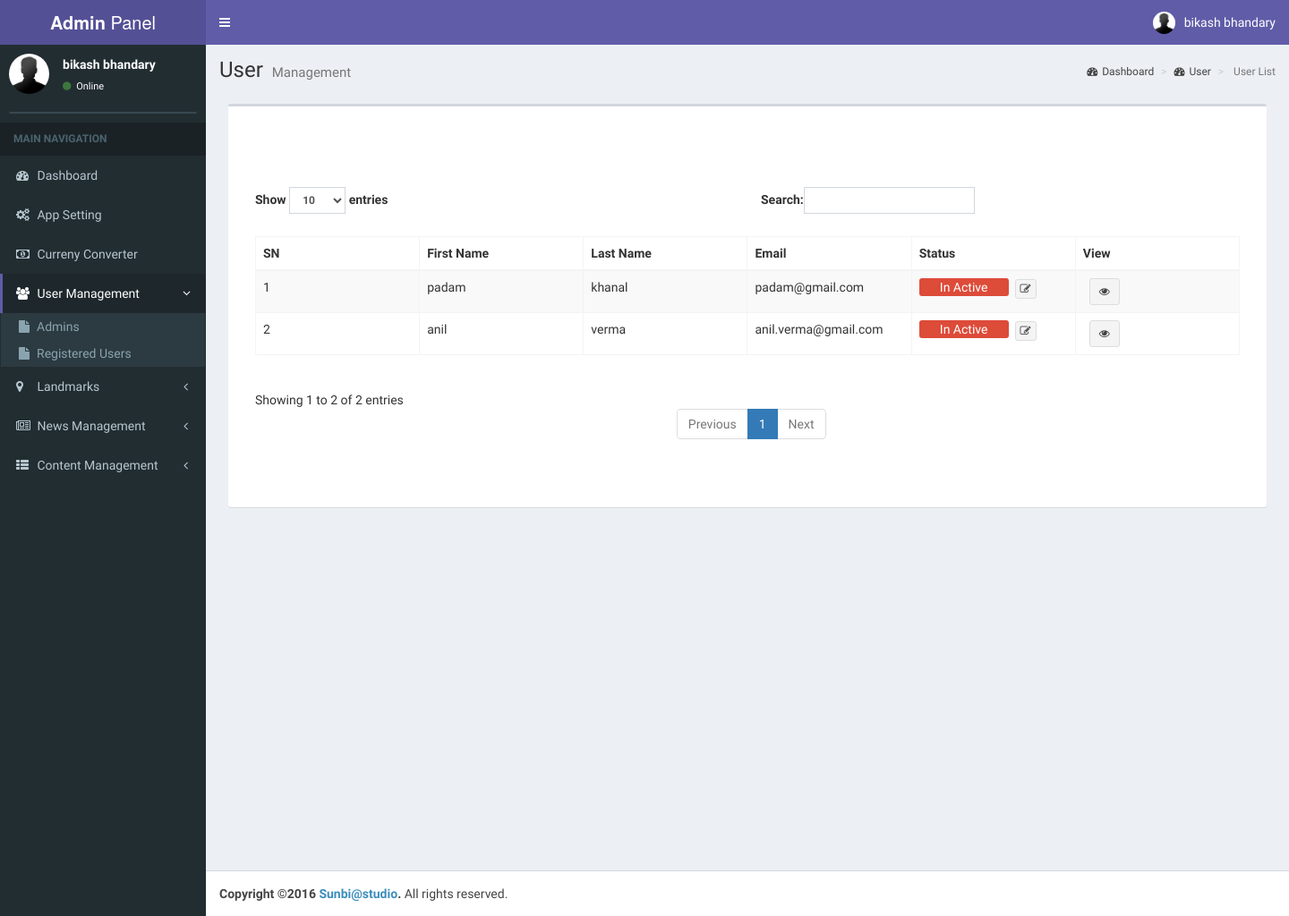
Before: /admin/user (signed in) with the older database file.
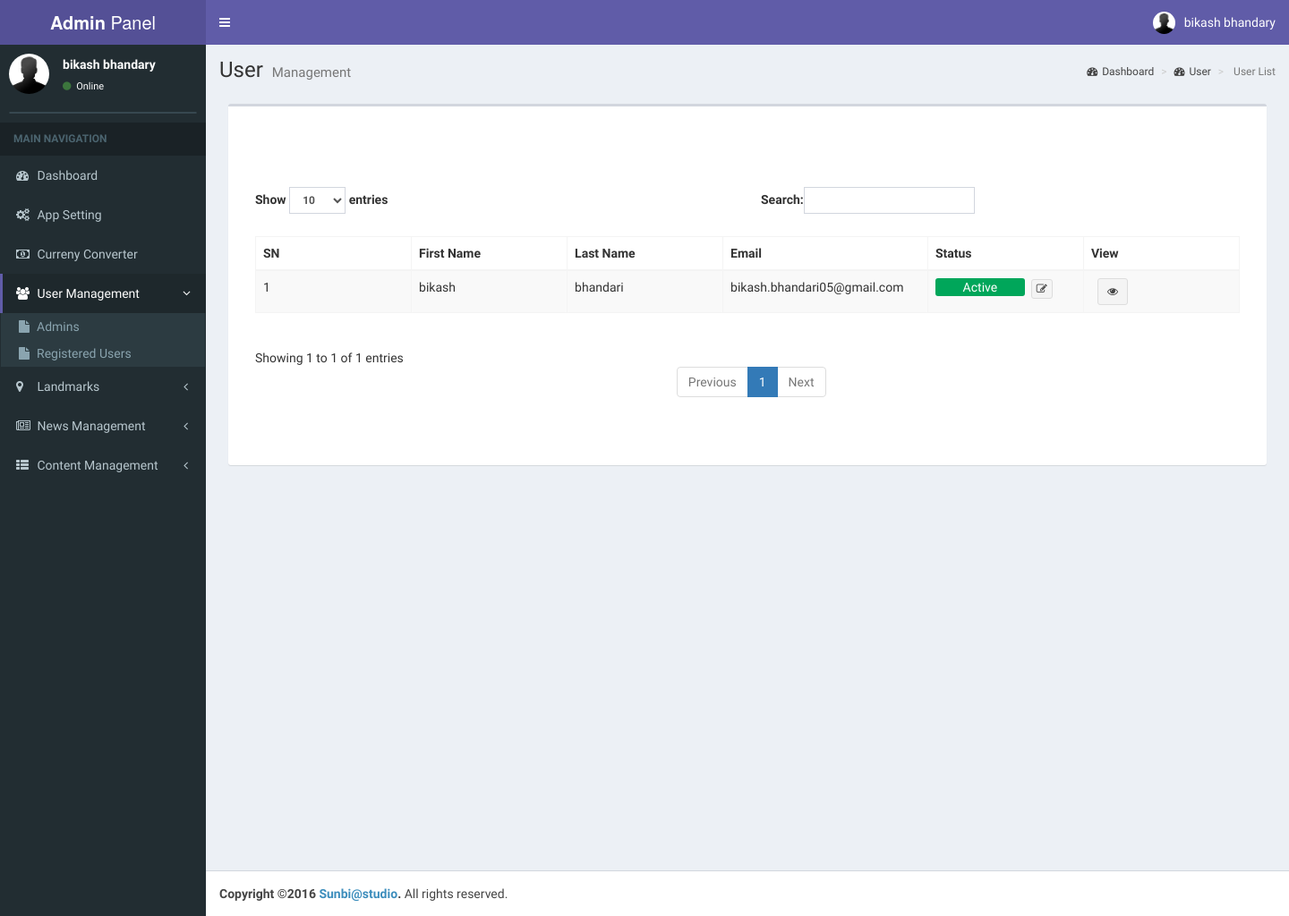
After: the same page with the newer database file.
### tables this page shows
CREATE TABLE `default_users` (
  `id` int(11) NOT NULL,
  `first_name` varchar(50) NOT NULL,
  `middle_name` varchar(50) NOT NULL,
  `last_name` varchar(50) NOT NULL,
  `username` varchar(255) NOT NULL,
  `email` varchar(100) NOT NULL,
  `password` varchar(255) NOT NULL,
  `ip_address` varchar(50) NOT NULL,
  `password_reset_code` varchar(200) NOT NULL,
  `status` enum('0','1') NOT NULL,
  `last_login` datetime NOT NULL,
  `email_varified_link` varchar(255) NOT NULL,
  `is_varified` enum('0','1') NOT NULL,
  `photo` blob NOT NULL,
  `created_at` datetime NOT NULL,
  `updated_at` datetime NOT NULL
);

### application/libraries/Template.php (called while the page is built, shortened)
<?php
class Template {
    var $template_data = array();
    function set($name, $value)
    {
        $this->template_data[$name] = $value;
    }
    function load($template = '', $view = '', $view_data = array(), $return = FALSE)
     {
        $this->CI = & get_instance();
        $this->set('head', $this->CI->load->view('templates/head', $view_data, TRUE));
        $this->set('header', $this->CI->load->view('templates/header', $view_data, TRUE));
        $this->set('left_nav', $this->CI->load->view('templates/left_nav', $view_data, TRUE));
        $this->set('content', $this->CI->load->view($view, $view_data, TRUE));
        $this->set('footer', $this->CI->load->view('templates/footer', $view_data, TRUE));
        $this->set('slide_left_content', $this->CI->load->view('templates/slide_left_content', $view_data, TRUE));
        return $this->CI->load->view($template, $this->template_data, $return);
    }
}

### application/modules/admin/controllers/User.php (called while the page is built, shortened)
<?php
class User extends CI_Controller
{
	private $module='User Management';
    private $title='Users Manage';
    private $nav = 'users';
	public function index()
	{
		$data['nav']=$this->nav;
        $data['title']=$this->title;
        $data['table_name']='<strong>Users</strong> List';
        $data['button_action']='admin/user/create';
        $data['button']='Add News';
        $data['breadcrumb']=array('Dashboard'=>'Dashboard',$this->module=>'User',' User List'=>'');
        $data['view']=base_url().'admin/user/view/';
        $data['delete']=base_url().'admin/user/delete/';
        $data['fields']=array('SN','First Name','Last Name','Email','Status','View');
        $records=$this->user_model->getAllUsers();
        if(FALSE!=$records):
            $records=check_status($records);
        endif;
        $data['datas']=$records;
        $this->template->load('template','view_users',$data);
	}
}

### index.php (called while the page is built, shortened)
<?php
require_once BASEPATH.'core/CodeIgniter.php';

### application/modules/admin/models/User_model.php (called while the page is built, shortened)
<?php
class User_model extends CI_Model
{
	public function getAllUsers()
	{
		$query=$this->db->select('id,first_name,last_name,email,status')
		->from('users')
		->order_by('created_at','DESC')
		->get();
        $result=$query->result();
		return (isset($result) && !empty($result))? $result:array();
	}
}

### application/modules/admin/views/view_users.php (the view, shortened to what this page needs)
<div class="content-wrapper">
  <section class="content-header">
    <h1>
      User
      <small>Management</small>
    </h1>
    <ol class="breadcrumb">
    <?php foreach($breadcrumb as $key => $value):?>
      <?php if($value==''):   ?>
         <li class="active"><?= ucfirst($key) ?></li>
       <?php else:  ?>
      <li><a href="<?php echo base_url();?>admin/<?php echo $value; ?>"><i class="fa fa-dashboard"></i><?= $value ?></a></li>
    <?php endif; ?>
    <?php endforeach; ?>
    </ol>
  </section>
  <section class="content">
    <div class="row">
      <div class="col-xs-12">
        <div class="box">
          <div class="box-header">
          </div>
          <div class="box-body">
            <br/>
            <div id="example1_wrapper" class="dataTables_wrapper form-inline dt-bootstrap">
            <div class="row"></div><div class="row"><div class="col-sm-12">
            <table id="example1" class="table table-bordered table-striped dataTable" role="grid" aria-describedby="example1_info">
              <thead>
                <tr role="row">
                <?php foreach ($fields as $field)
                 {
                  echo '<th class="sorting_asc" tabindex="0" aria-controls="example1" rowspan="1" colspan="1" aria-sort="ascending" aria-label="Rendering engine: activate to sort column descending" style="width: 177px;">'.$field.'</th>';
                 }
                  ?>
                </tr>
              </thead>
              <tbody>
                <?php $i=1; foreach($datas as $data):  ?>
                 <tr role="row" class="odd">
                 <td class="sorting_1"><?= $i++; ?></td>
                 <td><?= $data->first_name; ?></td>
                  <td><?=  $data->last_name;?></td>
                  <td><?=  $data->email;?></td>
                  <?php if($data->status=='In Active'){?>
                  <td><span class="bg-red" style="text-align:center;width:100px; display:inline-block;border-radius: 3px"><?= $data->status;?></span> &nbsp;<a onclick="return confirm('Do you want to activate this account?')" href="<?php echo base_url();?>admin/user/activate/<?= $data->id; ?>" class="btn btn-default btn-xs"><i class="fa fa-pencil-square-o" aria-hidden="true"></i></a></td>
                   <?php } else if($data->status=='Active') { ?>
                   <td><span class="bg-green" style="text-align:center;width:100px; display:inline-block;border-radius: 3px"><?= $data->status;?></span> &nbsp;<a onclick="return confirm('Do you want to deactivate this account?')" href="<?php echo base_url();?>admin/user/deactivate/<?= $data->id; ?>" class="btn btn-default btn-xs"><i class="fa fa-pencil-square-o" aria-hidden="true"></i></a></td>
                   <?php } ?>
                  <td>
               &nbsp; <a href="javascript:void()" class="btn btn-default btn-sm user_detail" title="View Details" data-id="<?php echo $data->id; ?>"><i class="fa fa-eye"></i></a>
                 </td>
               </tr>
               <?php endforeach; ?>
             </tbody>
            </table>
            </div>
            </div>
            <div class="row"><div class="col-sm-7"><div class="dataTables_paginate paging_simple_numbers" id="example1_paginate"></div></div>
            </div>
            </div>
          </div>
        </div>
      </div>
    </div>
  </section>
</div>

### application/third_party/MX/Loader.php (shortened to what this page needs)
<?php (defined('BASEPATH')) OR exit('No direct script access allowed');
class MX_Loader extends CI_Loader
{
	protected $_module;
	public $_ci_cached_vars = array();
	public function initialize($controller = NULL)
	{
		$this->_module = CI::$APP->router->fetch_module();
	}
	public function database($params = '', $return = FALSE, $query_builder = NULL)
	{
		CI::$APP->db = DB($params, $query_builder);
		return $this;
	}
	public function language($langfile, $idiom = '', $return = FALSE, $add_suffix = TRUE, $alt_path = '')
	{
		CI::$APP->lang->load($langfile, $idiom, $return, $add_suffix, $alt_path, $this->_module);
		return $this;
	}
	public function model($model, $object_name = NULL, $connect = FALSE)
	{
		if (is_array($model)) return $this->models($model);
		($_alias = $object_name) OR $_alias = basename($model);
		list($path, $_model) = Modules::find(strtolower($model), $this->_module, 'models/');
		if ($path == FALSE)
		{
			parent::model($model, $object_name, $connect);
		}
		else
		{
			CI::$APP->$_alias = new $model();
		}
		return $this;
	}
	public function models($models)
	{
		return $this;
	}
	public function view($view, $vars = array(), $return = FALSE)
	{
		list($path, $_view) = Modules::find($view, $this->_module, 'views/');
		if ($path != FALSE)
		{
			$this->_ci_view_paths = array($path => TRUE) + $this->_ci_view_paths;
			$view = $_view;
		}
		return $this->_ci_load(array('_ci_view' => $view, '_ci_vars' => $this->_ci_object_to_array($vars), '_ci_return' => $return));
	}
	public function __get($class)
	{
		return (isset($this->controller)) ? $this->controller->$class : CI::$APP->$class;
	}
	public function _ci_load($_ci_data)
	{
		extract($_ci_data);
		if (isset($_ci_view))
		{
			$_ci_path = '';
			$_ci_file = (pathinfo($_ci_view, PATHINFO_EXTENSION)) ? $_ci_view : $_ci_view.EXT;
			foreach ($this->_ci_view_paths as $path => $cascade)
			{
				if (file_exists($view = $path.$_ci_file))
				{
					$_ci_path = $view;
					break;
				}
			}
		}
		elseif (isset($_ci_path))
		{
			$_ci_file = basename($_ci_path);
			if( ! file_exists($_ci_path)) $_ci_path = '';
		}
		if (isset($_ci_vars))
			$this->_ci_cached_vars = array_merge($this->_ci_cached_vars, (array) $_ci_vars);
		extract($this->_ci_cached_vars);
		if ((bool) @ini_get('short_open_tag') === FALSE && CI::$APP->config->item('rewrite_short_tags') == TRUE)
		{
			echo eval('?>'.preg_replace("/;*\s*\?>/", "; ?>", str_replace('<?=', '<?php echo ', file_get_contents($_ci_path))));
		}
		else
		{
			include($_ci_path);
		}
		if ($_ci_return == TRUE) return ob_get_clean();
		if (ob_get_level() > $this->_ci_ob_level + 1)
		{
			ob_end_flush();
		}
		else
		{
			CI::$APP->output->append_output(ob_get_clean());
		}
	}
}

### application/modules/admin/views/templates/head.php (shortened to what this page needs)
<!DOCTYPE html>
<html>
  <head>
    <link rel="stylesheet" href="<?php echo base_url();?>assets/bootstrap/css/bootstrap.min.css">
    <link rel="stylesheet" href="https://maxcdn.bootstrapcdn.com/font-awesome/4.4.0/css/font-awesome.min.css">
    <link rel="stylesheet" href="<?php echo base_url();?>assets/font-awesome/css/font-awesome.min.css">
    <link rel="stylesheet" href="https://code.ionicframework.com/ionicons/2.0.1/css/ionicons.min.css">
    <link rel="stylesheet" href="<?php echo base_url();?>assets/dist/css/AdminLTE.min.css">
    <link rel="stylesheet" href="<?php echo base_url();?>assets/plugins/select2/select2.css">
       <link rel="stylesheet" href="<?php echo base_url();?>assets/plugins/iCheck/all.css">
    <link rel="stylesheet" href="<?php echo base_url();?>assets/dist/css/skins/_all-skins.min.css">
    <link rel="stylesheet" href="<?php echo base_url();?>assets/plugins/iCheck/flat/blue.css">
    <link rel="stylesheet" href="<?php echo base_url();?>assets/plugins/morris/morris.css">
    <link rel="stylesheet" href="<?php echo base_url();?>assets/plugins/jvectormap/jquery-jvectormap-1.2.2.css">
    <link rel="stylesheet" href="<?php echo base_url();?>assets/plugins/datepicker/datepicker3.css">
    <link rel="stylesheet" type="text/css" href="<?php echo base_url();?>assets/plugins/bootstrap-datepicker/css/bootstrap-datepicker3.min.css"/>
    <link rel="stylesheet" href="<?php echo base_url();?>assets/plugins/daterangepicker/daterangepicker-bs3.css">
    <link rel="stylesheet" href="<?php echo base_url();?>assets/plugins/bootstrap-wysihtml5/bootstrap3-wysihtml5.min.css">
    <link rel="stylesheet" href="<?php echo base_url();?>assets/plugins/bootstrap-fileinput/bootstrap-fileinput.css">
    <link rel="stylesheet" href="<?php echo base_url();?>assets/plugins/bootstrap-switch/css/bootstrap-switch.min.css">
    <link rel="stylesheet" href="<?php echo base_url();?>assets/js/datepicker/datepicker3.css">
    </head>

### application/modules/admin/views/templates/header.php (shortened to what this page needs)
<body class="hold-transition skin-purple sidebar-mini">
   <div class="wrapper">
        <header class="main-header">
       <a href="<?php  echo base_url('admin/dashboard');?>" class="logo">
         <span class="logo-lg"><b>Admin</b> Panel</span>
       </a>
       <nav class="navbar navbar-static-top" role="navigation">
         <a href="#" class="sidebar-toggle" data-toggle="offcanvas" role="button">
         </a>
         <div class="navbar-custom-menu">
           <ul class="nav navbar-nav">
             <?php
             $fullname=$this->session->userdata('admin_user')['fname'].' '.$this->session->userdata('admin_user')['lname'];
             ?>
             <li class="dropdown user user-menu">
               <a href="#" class="dropdown-toggle" data-toggle="dropdown">
                 <img src="<?php echo base_url();?>assets/dist/img/user2-160x160.jpg" class="user-image" alt="User Image">
                 <span class="hidden-xs"><?php if($fullname!=''){  echo $fullname;} ?></span>
               </a>
             </li>
           </ul>
         </div>
       </nav>
     </header>

### application/modules/admin/views/templates/left_nav.php (shortened to what this page needs)
<?php if($nav!=""){$nav=$nav;
}else
{
  $nav="";
}
?>
    <aside class="main-sidebar">
      <section class="sidebar">
        <div class="user-panel">
          <div class="pull-left image">
            <img src="<?php echo base_url();?>assets/dist/img/user2-160x160.jpg" class="img-circle" alt="User Image">
          </div>
          <?php
            $fullname=$this->session->userdata('admin_user')['fname'].' '.$this->session->userdata('admin_user')['lname'];
            ?>
          <div class="pull-left info">
            <p><?php if($fullname!=''){  echo $fullname;}else {echo "Admin";} ?></p>
            <a href="#"><i class="fa fa-circle text-success"></i> Online</a>
          </div>
        </div>
        <form action="#" method="get" class="sidebar-form">
        </form>
        <ul class="sidebar-menu">
          <li class="header">MAIN NAVIGATION</li>
          <li class="<?php if($nav=='dashboard') echo 'active';?> treeview">
            <a href="<?= base_url('admin/dashboard'); ?>">
              <i class="fa fa-dashboard"></i> <span>Dashboard</span>
            </a>
          </li>
          <li class="<?php if($nav=='settings'){echo "active";}?> treeview">
            <a href="<?php echo base_url('admin');?>/settings">
              <i class="fa fa-gears"></i>
              <span>App Setting</span>
            </a>
          </li>
          <li class="<?php if($nav=='currency') echo 'active';?> treeview">
            <a href="<?php echo base_url('admin')?>/currency">
              <i class="fa fa-money" aria-hidden="true"></i>
              <span>Curreny Converter</span>
            </a>
          </li>
          <li class="<?php if($nav=='users'){echo "active";}?> treeview">
            <a href="#">
              <i class="fa fa-users"></i>
              <span>User Management</span>
              <i class="fa fa-angle-left pull-right"></i>
            </a>
            <ul class="treeview-menu">
              <?php if($this->session->userdata('admin_user')['role']=='superadmin'){  ?>
          <li><a href="<?php echo base_url('admin/user/admin_user');?>"><i class="fa fa-file"></i>Admins</a></li>
          <?php } ?>
          <li><a href="<?php echo base_url('admin/user');?>"><i class="fa fa-file"></i>Registered Users</a></li>
             </ul>
          </li>
        <li class="<?php if($nav=='landmark') echo 'active';?> treeview">
            <a href="#">
              <i class="fa fa-map-marker"></i>
              <span>Landmarks</span>
              <i class="fa fa-angle-left pull-right"></i>
            </a>
         </li>
         <li class="<?php if($nav=='news') echo 'active';?> treeview">
            <a href="#">
              <i class="fa fa-newspaper-o"></i>
              <span>News Management</span>
              <i class="fa fa-angle-left pull-right"></i>
            </a>
         </li>
          <li class="<?php if($nav=='page') echo 'active';?> treeview">
            <a href="#">
              <i class="fa fa-th-list"></i>
              <span>Content Management</span>
              <i class="fa fa-angle-left pull-right"></i>
            </a>
          </li>
        </ul>
      </section>
    </aside>

### application/modules/admin/views/templates/footer.php (shortened to what this page needs)
    </div>
  </body>
</html>

### application/modules/admin/views/templates/slide_left_content.php (shortened to what this page needs)
<footer class="main-footer">
      <strong>Copyright &copy;2016 <a href="" target="_blank">Sunbi@studio</a>.</strong> All rights reserved.
</footer>

### application/modules/admin/views/template.php
<?php
echo $head;
echo $header;
echo $left_nav;
echo $content;
echo $slide_left_content;
echo $footer;

### application/modules/admin/views/templates/head.php (style rules this page uses)
div.row { padding: 10px; }
.header { background-color:#605ca8; color: #FFF; font-weight: bold; }

Changed rows visible on the page:
removed default_users: first_name "padam", last_name "khanal", email "padam@gmail.com", status "In Active"
removed default_users: first_name "anil", last_name "verma", email "anil.verma@gmail.com", status "In Active"
added default_users: first_name "bikash bhandary", first_name "bikash", last_name "bhandari", email "bikash.bhandari05@gmail.com", status "Active"
Other visible differences:
text written by a page script: "Show entries Search: Showing 1 to 2 of 2 entries Previous 1 Next" → "Show entries Search: Showing 1 to 1 of 1 entries Previous 1 Next"
$fullname: "bikash bhandary" → (not shown)
